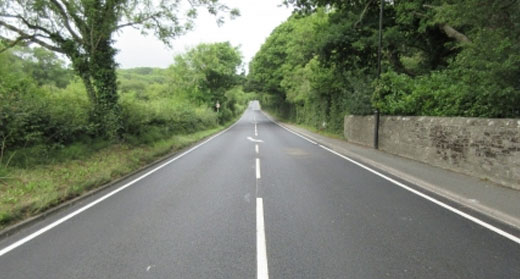
#> input picture opencv/object detection/HoughLine/lane.jpg, 520 x 279 px, given in place of lane video.mp4, which was not available
$ python video_lane_detect.py
#> lines starting #> are read from the running program, lines starting #| are printed output that depends on the picture; after the words box and inside, x2 and y2 are one past the last pixel; in counts of white or black regions, pixels touching at a corner belong together; pictures that were not available may be replaced by others from this repository, and a replacement may not be noted
#> further down, frame is the input picture: shape (279, 520, 3); mean B, G, R 106.3, 124.1, 116.5
#road lane detection in image
import cv2
import matplotlib.pyplot as plt
import numpy as np

cap = cv2.VideoCapture("object detection\HoughLine\lane video.mp4")

def process(img):
    print(img.shape)
#| (279, 520, 3)
    height = img.shape[0]
#> height = 279
    width = img.shape[1]
#> width = 520

    #taking our region of interest
    region_of_interest = [(120,height),(width/1.6,height/1.8),(width/1.3,height)]
#> region_of_interest = [(120, 279), (325, 155), (400, 279)]

    def roi(img,vertices):
        mask = np.zeros_like(img)   #creating matrix same of orginal image
        #channel_count = img.shape[2]  #counting the channels
        #match_mask_color = (255,) * channel_count   #this is fro color image

        match_mask_color = 255  #this is for gray scale
        cv2.fillPoly(mask,vertices,match_mask_color) #fills the unwanted region
        masked_image = cv2.bitwise_and(img,mask)
        return masked_image


    gray_img = cv2.cvtColor(img,cv2.COLOR_RGB2GRAY)
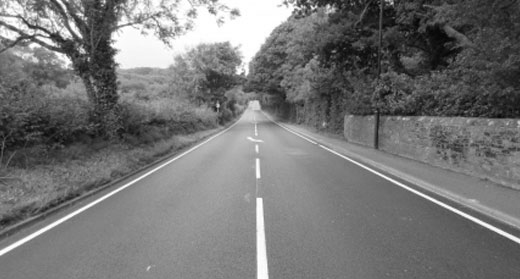
#> gray_img: shape (279, 520); min 4, max 255, mean 117.8
    canny_image = cv2.Canny(gray_img,100,120,apertureSize=3)
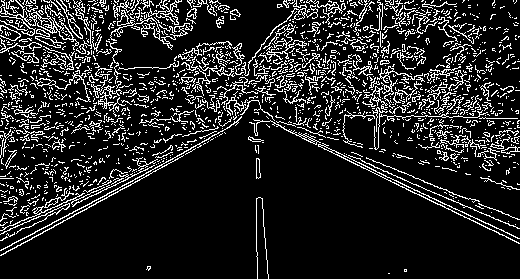
#> canny_image: shape (279, 520); 14.1% white in thin lines or dots
    cropped_image = roi(canny_image,np.array([region_of_interest],np.int32))
#> in roi, `cv2.fillPoly(mask,vertices,match_mask_color)`:
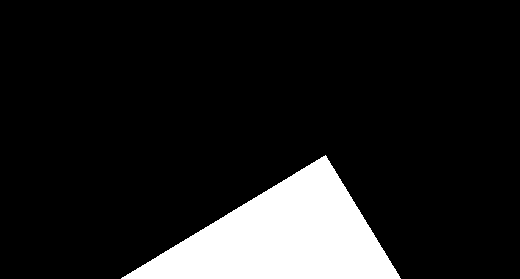
#> mask: shape (279, 520); 12% white; 1 white region, box (x1, y1, x2, y2) and area: (121, 155, 401, 279) 17461
#> in roi, `masked_image = cv2.bitwise_and(img,mask)`:
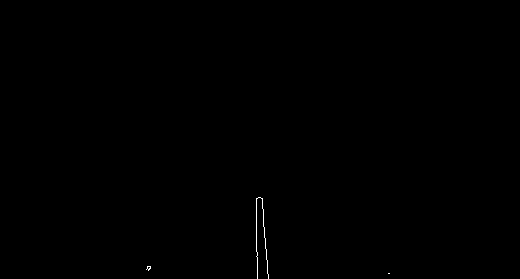
#> masked_image: shape (279, 520); 0.13% white in thin lines or dots, all inside (x1, y1, x2, y2) = (146, 197, 390, 279)
    lines = cv2.HoughLinesP(cropped_image,
                            rho = 3,
                            theta =np.pi/180,
                            threshold=160,
                            lines=np.array([]),
                            minLineLength=100,
                            maxLineGap=50)
#> lines = None

    #creating a blank image
    blank_image = np.zeros((img.shape[0],img.shape[1],3),dtype = np.uint8)
    for line in lines:
        x1,y1,x2,y2 = line[0]
        cv2.line(blank_image,(x1,y1),(x2,y2),(0,255,0),3)
#> this loop made 0 passes
#> blank_image: shape (279, 520, 3); every value is 0

    #merging the orginal and  line drawn blank image
    img2= cv2.addWeighted(img,0.8,blank_image,1,0.0)
    return img2


while True:
    ret,frame = cap.read()
#> (the run stopped early here; a loop or call above may not have finished)
